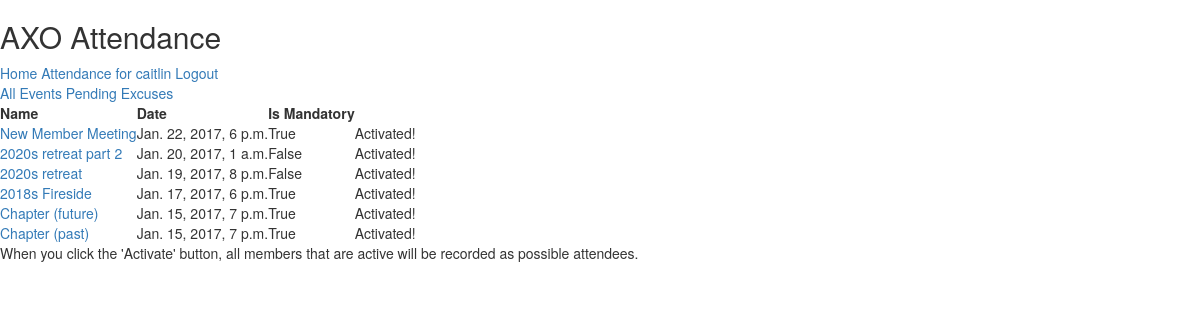
The app's page /attendance/events/ (signed in) with its own data.
### attendance/models.py (models this page shows, shortened)
@python_2_unicode_compatible
class Event(models.Model):
  VALUE_OF_EXCUSED_ABSENCE = .75
  name = models.CharField(max_length=200)
  date = models.DateTimeField()
  is_mandatory = models.BooleanField(default=False)
  is_activated = models.BooleanField(default=False)
  sisters_required = models.ManyToManyField(Sister, blank=True, related_name='sisters_required')
  sisters_attended = models.ManyToManyField(Sister, blank=True, related_name='sisters_attended')
  sisters_excused = models.ManyToManyField(Sister, blank=True, related_name='sisters_excused')
  points = models.IntegerField()

### attendance/views.py (the view)
# urls.py: url(r'^events/(?P<event_id>[0-9]+)/$', views.event_details, name='event_details'),
@user_passes_test(lambda u: u.is_superuser)
def events(request):
  events = Event.objects.order_by('-date');
  return render(request, 'attendance/events.html', {'events': events})

### attendance/templates/attendance/events.html (shortened to what this page needs)
{% extends "attendance/base.html" %}
{% block content %}
{% if events %}
  <table>
    <tr>
      <th> Name </th>
      <th> Date </th>
      <th> Is Mandatory </th>
    </tr>
    {% for event in events %}
        <tr>
          <td>
            {% if event.is_activated %}
              <a href="{% url 'attendance:event_details' event.id %}">
                {{ event.name }}
              </a>
            {% else %}
              {{ event.name }}
            {% endif %}
          </td>
          <td> {{ event.date }} </td>
          <td> {{ event.is_mandatory }} </td>
          <td>
            {% if event.is_activated %}
              Activated!
            {% endif %}
          </td>
        </tr>
    {% endfor %}
    </table>
  <p> When you click the 'Activate' button, all members that are active will be recorded as possible attendees. </p>
{% else %}
    <p>No events are available.</p>
{% endif %}
{% endblock content %}

### attendance/templates/attendance/base.html (shortened to what this page needs)
<!doctype html>
<head>
  <link rel="stylesheet" href="http://maxcdn.bootstrapcdn.com/bootstrap/3.3.6/css/bootstrap.min.css">
</head>
<body>
  <div id="container">
    <h2> AXO Attendance </h2>
    <div id="navigation">
      <a href="{% url 'attendance:index' %}"> Home </a>
      {% if user.is_authenticated %}
        <a href="{% url 'attendance:personal_record' %}"> Attendance for {{ user.username }} </a>
        <a href="{% url 'attendance:logout' %}"> Logout </a>
      {% else %}
        <a href="{% url 'attendance:login' %}"> Login </a>
      {% endif %}
      {% if user.is_superuser %}
      <div id="navigation-superuser">
        <a href="{% url 'attendance:events' %}">  All Events </a>
        <a href="{% url 'attendance:excuse_pending' %}"> Pending Excuses </a>
      </div>
      {% endif %}
    </div>
    {% block content %}
    {% endblock %}
  </div>
</body>

### records on screen
Event: name "New Member Meeting", date "Jan. 22, 2017, 6 p.m.", is_mandatory "True", is_activated "Activated!"
Event: name "2020s retreat part 2", date "Jan. 20, 2017, 1 a.m.", is_mandatory "False", is_activated "Activated!"
Event: name "2020s retreat", date "Jan. 19, 2017, 8 p.m.", is_mandatory "False", is_activated "Activated!"
Event: name "2018s Fireside", date "Jan. 17, 2017, 6 p.m.", is_mandatory "True", is_activated "Activated!"
Event: name "Chapter (future)", date "Jan. 15, 2017, 7 p.m.", is_mandatory "True", is_activated "Activated!"
Event: name "Chapter (past)", date "Jan. 15, 2017, 7 p.m.", is_mandatory "True", is_activated "Activated!"

### other values on screen
{{ user.username }} "caitlin"
